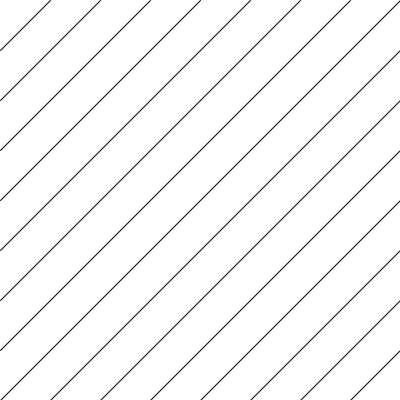
Frame 1 (no input)
Frame 60 (the mouse pressed at the canvas centre just before this capture): identical to frame 1, image omitted
Frame 120 (the mouse held since frame 60 and released just before this capture): identical to frame 1, image omitted

The Processing sketch that drew this single still picture (run headless with seeded random() and noise(); from frame 60 on, the mouse is pressed at the canvas centre):

// Processing sketch: sketch_181011c
// ── sketch_181011c.pde
int face=50;
int w,h;

int []sign;


void setup(){
 size(400,400);
 w=int(1.0*width/face);
 h=int(1.0*height/face); 
 sign=new int [w*h];
 
 for(int i=0;i<sign.length;i++){
  sign[i]=floor(random(0,2)); 
 }
}

void draw(){
 background(255);
 for(int y=0;y<h;y++){
  for(int x=0;x<h;x++){
    int index=x+y*w;
    if(sign[index]==0){
      line(x*face,(y+1)*face,(x+1)*face,y*face);
    }
    else if(sign[index]==1){
      line((x+1)*face,(y)*face,(x)*face,(y+1)*face);
    }
    
 //  rect(x*face,y*face,face,face); 
  }
 }
  
}
